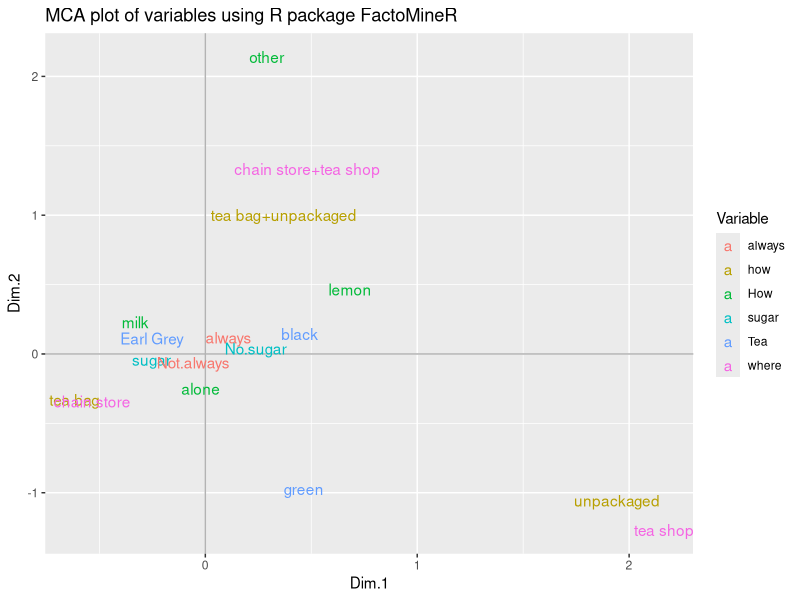
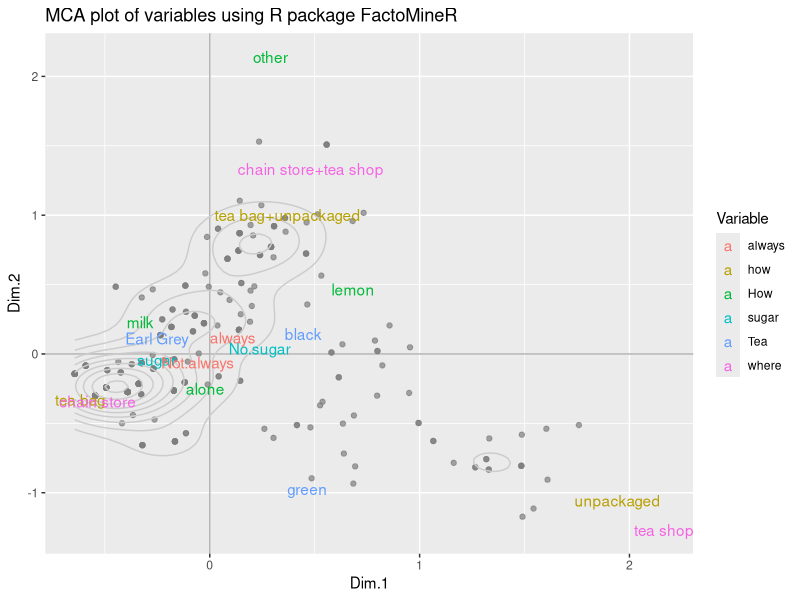

Write the R code that produced these figures, in order.
## ---- chunk 1

########## MULTIPLE CORRESPONDANCE ANALYSIS

#  CATEGORICAL DATA

## References: http://gastonsanchez.com/blog/how-to/2012/10/13/MCA-in-R.html

# 
# 
# Today is the turn to talk about five different options of doing Multiple Correspondence Analysis in R 
# (don't confuse it with Correspondence Analysis).
# Put in very simple terms, Multiple Correspondence Analysis (MCA) is to qualitative data, 
# as Principal Component Analysis (PCA) is to quantitative data. 
# Well, maybe I'm oversimplifying a little bit because MCA has some special features that make 
# it mathematically different from PCA, but they both share a lot of things in common from a data 
# analysis standpoint.
# As with PCA and Correspondence Analysis, MCA is just another tool in our kit of multivariate methods 
# that allows us to analyze the systematic patterns of variations with categorical data. Keep in mind 
# that MCA applies to tables in which the observations are described by a set of qualitative (i.e. categorical)
# variables. This means that in R you must have your table in the form of a data frame with factors 
# (observations in the rows, qualitative variables in the columns).
# 
#### MCA in R
# 
# In R, there are several functions from different packages that allow us to apply Multiple 
# Correspondence Analysis. In this post I'll show you 5 different ways to perform MCA using the 
# following functions (with their corresponding packages in parentheses):
# -MCA() (FactoMineR)
# -mca() (MASS)
# -dudi.acm() (ade4)
# -mjca() (ca)
# -homals() (homals)
# No matter what function you decide to use for MCA, the typical results should consist of a set of 
# eigenvalues, a table with the row coordinates, and a table with the column coordinates.
# Compared to the eigenvalues obtained from a PCA or a CA, the eigenvalues in a MCA can be much more 
# smaller. This is important to know because if you just consider the eigenvalues, you might be tempted
# to conclude that MCA sucks. Which is absolutely false.
# Personally, I think that the real meat and potatoes of MCA relies in its dimension reduction properties
# that let us visualize our data, among other things. Besides the eigenvalues, the row coordinates 
# provide information about the structure of the rows in the analyzed table. In turn, the column 
# coordinates provide information about the structure of the analyzed variables and their corresponding
# categories.
# 
# 
# ###### The Data

# We'll use the dataset tea that comes in the R package "FactoMineR" . 
# It's a data frame (of factors) containing the answers of a questionnaire on tea consumption 
# for 300 individuals. Although the data contains 36 columns (i.e. variables), for demonstration
# purposes I will only consider the following columns:
#   
# What kind of tea do you drink (black, green, flavored)
# How do you drink it (alone, w/milk, w/lemon, other)
# What kind of presentation do you buy (tea bags, loose tea, both)
# Do you add sugar (yes, no)
# Where do you buy it (supermarket, shops, both)
# Do you always drink tea (always, not always)


# load packages
require(FactoMineR)
require(ggplot2)

# load data tea
data(tea)

# select these columns
newtea = tea[, c("Tea", "How", "how", "sugar", "where", "always")]

# take a peek
head(newtea)

# number of categories per variable
cats = apply(newtea, 2, function(x) nlevels(as.factor(x)))

cats

#Option 1: using MCA()
# #My preferred function to do multiple correspondence analysis is the MCA() function that 
# comes in the fabulous package "FactoMineR" by Francois Husson, Julie Josse, Sebastien Le, 
# and Jeremy Mazet. If you have seen my other posts you'll know that this is one of favorite
# packages and I strongly recommend other users to seriously take a look at it. It provides 
# the most complete list of results with different calculations for interpretation and diagnosis.

# apply MCA
mca1 = MCA(newtea, graph = FALSE)

# list of results
mca1
# 
# **Results of the Multiple Correspondence Analysis (MCA)**
#   The analysis was performed on 300 individuals, described by 6 variables
# *The results are available in the following objects:
#   
#   name              description                       
# 1  "$eig"            "eigenvalues"                     
# 2  "$var"            "results for the variables"       
# 3  "$var$coord"      "coord. of the categories"        
# 4  "$var$cos2"       "cos2 for the categories"         
# 5  "$var$contrib"    "contributions of the categories" 
# 6  "$var$v.test"     "v-test for the categories"       
# 7  "$ind"            "results for the individuals"     
# 8  "$ind$coord"      "coord. for the individuals"      
# 9  "$ind$cos2"       "cos2 for the individuals"        
# 10 "$ind$contrib"    "contributions of the individuals"
# 11 "$call"           "intermediate results"            
# 12 "$call$marge.col" "weights of columns"              
# 13 "$call$marge.li"  "weights of rows" 

mca1$eig
# 
# eigenvalue percentage of variance cumulative percentage of variance
# dim 1  0.27976178              15.259733                          15.25973
# dim 2  0.25774772              14.058967                          29.31870
# dim 3  0.22013794              12.007524                          41.32622
# dim 4  0.18792961              10.250706                          51.57693
# dim 5  0.16876495               9.205361                          60.78229
# dim 6  0.16368666               8.928363                          69.71065
# dim 7  0.15288834               8.339364                          78.05002
# dim 8  0.13838682               7.548372                          85.59839
# dim 9  0.11569167               6.310455                          91.90885
# dim 10 0.08612637               4.697802                          96.60665
# dim 11 0.06221147               3.393353                         100.00000



# data frame with variable coordinates
mca1_vars_df = data.frame(mca1$var$coord, Variable = rep(names(cats), cats))

# data frame with observation coordinates
mca1_obs_df = data.frame(mca1$ind$coord)

# plot of variable categories
ggplot(data=mca1_vars_df, 
       aes(x = Dim.1, y = Dim.2, label = rownames(mca1_vars_df))) +
  geom_hline(yintercept = 0, colour = "gray70") +
  geom_vline(xintercept = 0, colour = "gray70") +
  geom_text(aes(colour=Variable)) +
  ggtitle("MCA plot of variables using R package FactoMineR")


#In order to have a more interesting representation, 
#we could superimpose a graphic display of both the observations and the categories. 
#Moreover, since some individuals will be overlapped, we can add some density curves with
#geom_density2d() to see those zones that are highly concentrated:

  # MCA plot of observations and categories
  ggplot(data = mca1_obs_df, aes(x = Dim.1, y = Dim.2)) +
  geom_hline(yintercept = 0, colour = "gray70") +
  geom_vline(xintercept = 0, colour = "gray70") +
  geom_point(colour = "gray50", alpha = 0.7) +
  geom_density2d(colour = "gray80") +
  geom_text(data = mca1_vars_df, 
            aes(x = Dim.1, y = Dim.2, 
                label = rownames(mca1_vars_df), colour = Variable)) +
  ggtitle("MCA plot of variables using R package FactoMineR") +
  scale_colour_discrete(name = "Variable")


#### CONCLUSI?N

#Los usuarios que no beben te siempre cuando lo hacen es con leche y az?car, adem?s suele 
#ser Earl Grey. Sin embargo, los que lo beben siempre suelen beberlo negro y sin az?car.
#Los que lo compran en tiendas shop, lo comprarn sin empaquetar.
